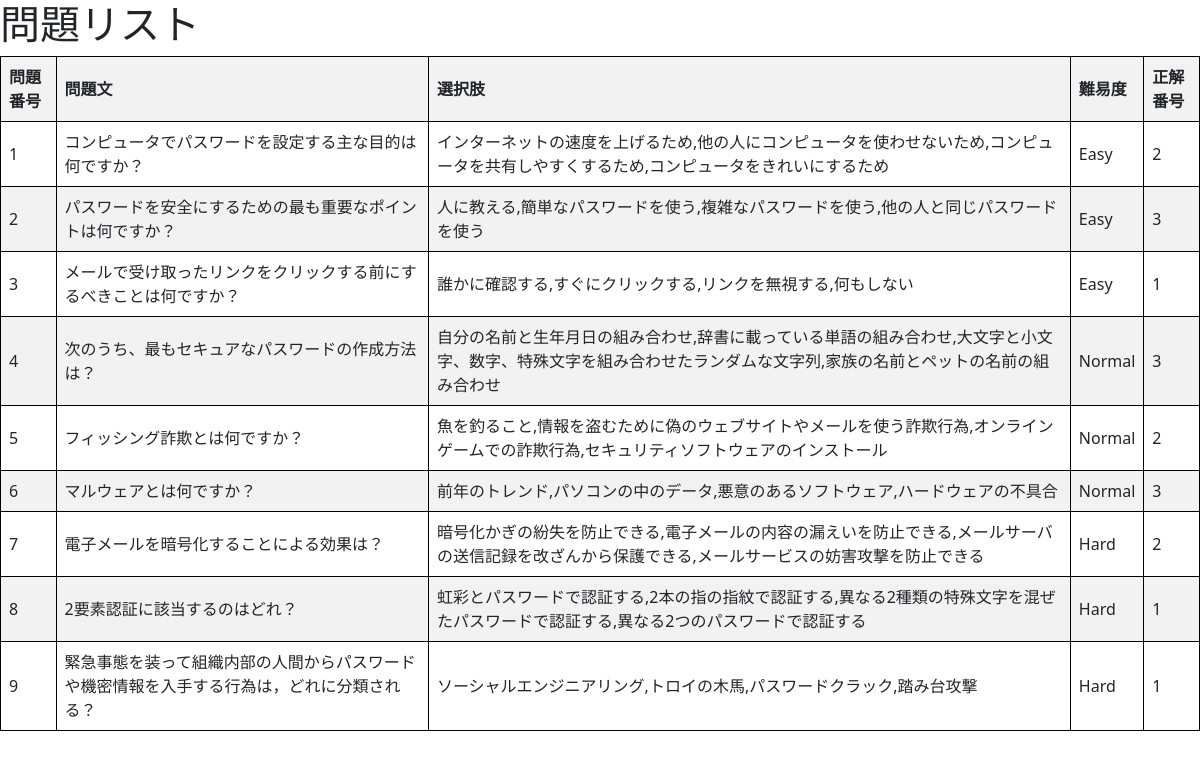
Before: /questions_user with the older database file.
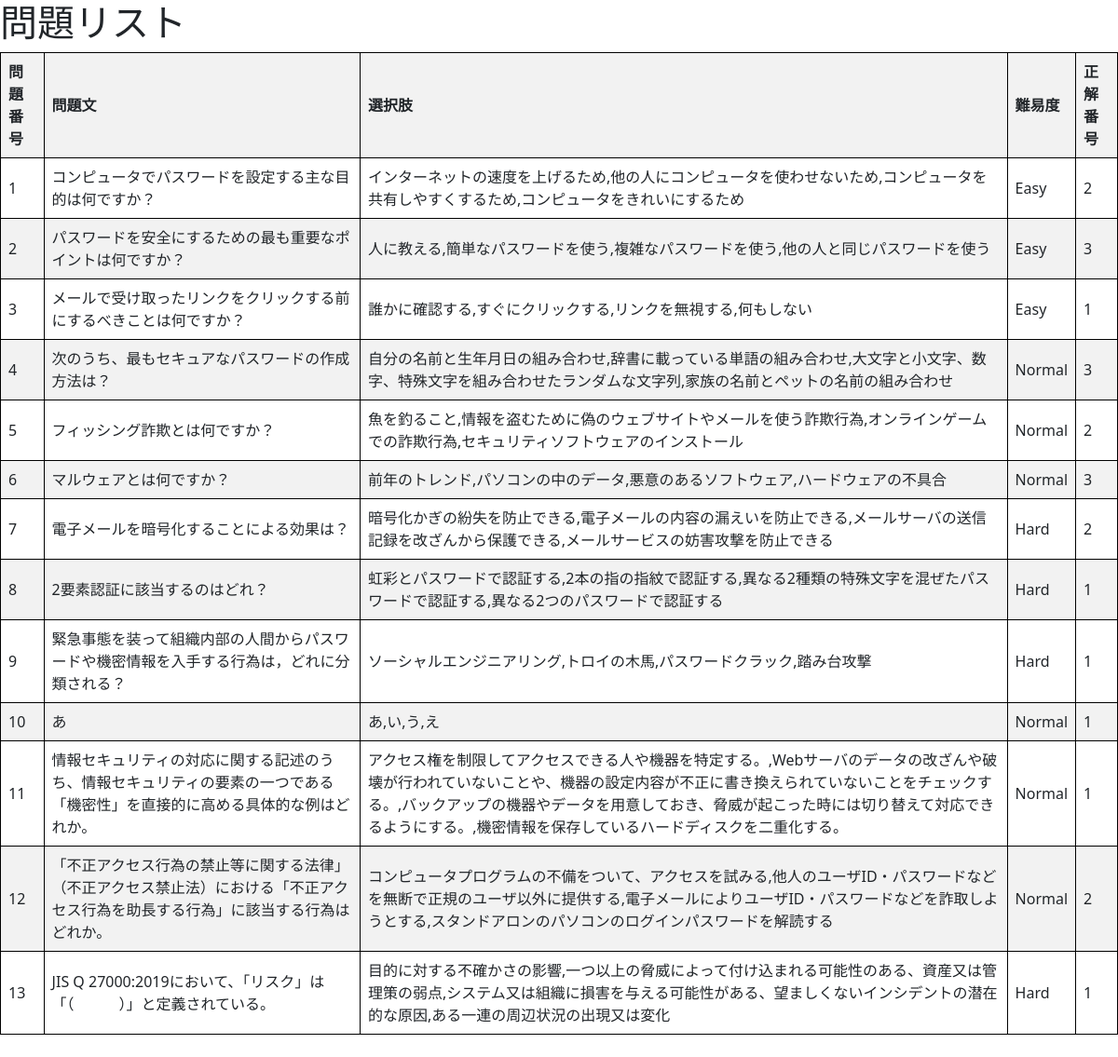
After: the same page with the newer database file.
### app.py (models this page shows)
class Question(db.Model):
    id = db.Column(db.Integer, primary_key=True)
    text = db.Column(db.Text, nullable=False)
    choices = db.Column(db.Text, nullable=False)
    difficulty = db.Column(db.String(50), nullable=False)
    correct_choice = db.Column(db.Integer, nullable=False)

### app.py (the view)
@app.route("/questions_user")
def list_questions():
    questions = Question.query.all()
    return render_template("user/question_list.html", questions=questions)

### templates/user/question_list.html (shortened to what this page needs)
{% extends 'base.html' %}
{% block body %}
<h1>問題リスト</h1>
<table>
    <thead>
        <tr>
            <th>問題番号</th>
            <th>問題文</th>
            <th>選択肢</th>
            <th>難易度</th>
            <th>正解番号</th>
        </tr>
    </thead>
    <tbody>
        {% for question in questions %}
        <tr>
            <td>{{ question.id }}</td>
            <td>{{ question.text }}</td>
            <td>{{ question.choices }}</td>
            <td>{{ question.difficulty }}</td>
            <td>{{ question.correct_choice }}</td>
        </tr>
        {% endfor %}
    </tbody>
</table>
<a href="/user">Back to Home</a>
{% endblock %}

### templates/base.html (shortened to what this page needs)
<!DOCTYPE html>
<html lang="ja">
<head>
  <link rel="stylesheet" href="{{ url_for('static', filename='css/bootstrap.min.css') }}" />
  <link rel="stylesheet" href="../static/css/background.css">
  <link rel="stylesheet" href="../static/css/button.css">
</head>
<body>
  {% block body %}{% endblock %}
</body>
</html>

### static/css/background.css (style rules this page uses)
a { color: #fff; }
html,body { height: 100%; }

### templates/user/question_list.html (style rules this page uses)
table { border-collapse: collapse; width: 100%; }
th, td { border: 1px solid black; padding: 8px; text-align: left; }
th { background-color: #f2f2f2; }
tr:nth-child(even) { background-color: #f2f2f2; }

Changed rows visible on the page:
added Question: id "10", text "あ", choices "あ,い,う,え", difficulty "Normal", correct_choice "1"
added Question: id "11", text "情報セキュリティの対応に関する記述のうち、情報セキュリティの要素の一つである「機密性」を直接的に高める具体的な例はどれか。", choices "アクセス権を制限してアクセスできる人や機器を特定する。,Webサーバのデータの改ざんや破壊が行われていないことや、機器の設定内容が不正に書き換えられていないことをチェックする。,バックアップの機器やデータを用意しておき、脅威が起こった時には切り替えて対応できるようにする。,機密情報を保存しているハードディスクを二重化する。", difficulty "Normal", correct_choice "1"
added Question: id "12", text "「不正アクセス行為の禁止等に関する法律」（不正アクセス禁止法）における「不正アクセス行為を助長する行為」に該当する行為はどれか。", choices "コンピュータプログラムの不備をついて、アクセスを試みる,他人のユーザID・パスワードなどを無断で正規のユーザ以外に提供する,電子メールによりユーザID・パスワードなどを詐取しようとする,スタンドアロンのパソコンのログインパスワードを解読する", difficulty "Normal", correct_choice "2"
added Question: id "13", text "JIS Q 27000:2019において、「リスク」は「（ ）」と定義されている。", choices "目的に対する不確かさの影響,一つ以上の脅威によって付け込まれる可能性のある、資産又は管理策の弱点,システム又は組織に損害を与える可能性がある、望ましくないインシデントの潜在的な原因,ある一連の周辺状況の出現又は変化", difficulty "Hard", correct_choice "1"
